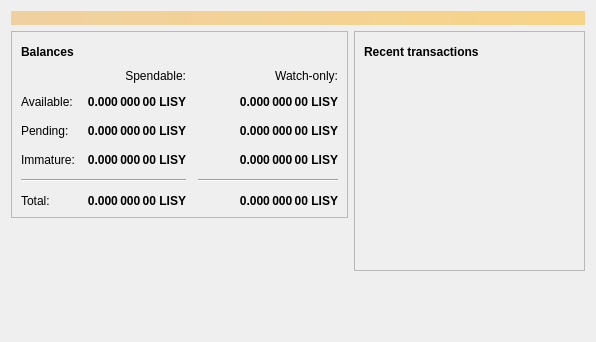
<?xml version="1.0" encoding="UTF-8"?>
<ui version="4.0">
 <class>OverviewPage</class>
 <widget class="QWidget" name="OverviewPage">
  <property name="geometry">
   <rect>
    <x>0</x>
    <y>0</y>
    <width>596</width>
    <height>342</height>
   </rect>
  </property>
  <property name="windowTitle">
   <string>Form</string>
  </property>
  <layout class="QVBoxLayout" name="topLayout">
   <item>
    <widget class="QLabel" name="labelAlerts">
     <property name="visible">
      <bool>false</bool>
     </property>
     <property name="styleSheet">
      <string notr="true">QLabel { background-color: qlineargradient(x1: 0, y1: 0, x2: 1, y2: 0, stop:0 #F0D0A0, stop:1 #F8D488); color:#000000; }</string>
     </property>
     <property name="wordWrap">
      <bool>true</bool>
     </property>
     <property name="margin">
      <number>3</number>
     </property>
     <property name="textInteractionFlags">
      <set>Qt::TextSelectableByMouse</set>
     </property>
    </widget>
   </item>
   <item>
    <layout class="QHBoxLayout" name="horizontalLayout" stretch="1,1">
     <item>
      <layout class="QVBoxLayout" name="verticalLayout_2">
       <item>
        <widget class="QFrame" name="frame">
         <property name="frameShape">
          <enum>QFrame::StyledPanel</enum>
         </property>
         <property name="frameShadow">
          <enum>QFrame::Raised</enum>
         </property>
         <layout class="QVBoxLayout" name="verticalLayout_4">
          <item>
           <layout class="QHBoxLayout" name="horizontalLayout_4">
            <item>
             <widget class="QLabel" name="label_5">
              <property name="font">
               <font>
                <weight>75</weight>
                <bold>true</bold>
               </font>
              </property>
              <property name="text">
               <string>Balances</string>
              </property>
             </widget>
            </item>
            <item>
             <widget class="QPushButton" name="labelWalletStatus">
              <property name="enabled">
               <bool>true</bool>
              </property>
              <property name="maximumSize">
               <size>
                <width>30</width>
                <height>16777215</height>
               </size>
              </property>
              <property name="toolTip">
               <string>The displayed information may be out of date. Your wallet automatically synchronizes with the LISYNetwork network after a connection is established, but this process has not completed yet.</string>
              </property>
              <property name="text">
               <string/>
              </property>
              <property name="icon">
               <iconset resource="../lisynetwork.qrc">
                <normaloff>:/icons/warning</normaloff>
                <disabledoff>:/icons/warning</disabledoff>:/icons/warning</iconset>
              </property>
              <property name="iconSize">
               <size>
                <width>24</width>
                <height>24</height>
               </size>
              </property>
              <property name="flat">
               <bool>true</bool>
              </property>
             </widget>
            </item>
            <item>
             <spacer name="horizontalSpacer_3">
              <property name="orientation">
               <enum>Qt::Horizontal</enum>
              </property>
              <property name="sizeHint" stdset="0">
               <size>
                <width>40</width>
                <height>20</height>
               </size>
              </property>
             </spacer>
            </item>
           </layout>
          </item>
          <item>
           <layout class="QGridLayout" name="gridLayout">
            <property name="spacing">
             <number>12</number>
            </property>
            <item row="2" column="2">
             <widget class="QLabel" name="labelWatchPending">
              <property name="font">
               <font>
                <weight>75</weight>
                <bold>true</bold>
               </font>
              </property>
              <property name="cursor">
               <cursorShape>IBeamCursor</cursorShape>
              </property>
              <property name="toolTip">
               <string>Unconfirmed transactions to watch-only addresses</string>
              </property>
              <property name="text">
               <string notr="true">0.000 000 00 LISY</string>
              </property>
              <property name="alignment">
               <set>Qt::AlignRight|Qt::AlignTrailing|Qt::AlignVCenter</set>
              </property>
              <property name="textInteractionFlags">
               <set>Qt::LinksAccessibleByMouse|Qt::TextSelectableByKeyboard|Qt::TextSelectableByMouse</set>
              </property>
             </widget>
            </item>
            <item row="2" column="1">
             <widget class="QLabel" name="labelUnconfirmed">
              <property name="font">
               <font>
                <weight>75</weight>
                <bold>true</bold>
               </font>
              </property>
              <property name="cursor">
               <cursorShape>IBeamCursor</cursorShape>
              </property>
              <property name="toolTip">
               <string>Total of transactions that have yet to be confirmed, and do not yet count toward the spendable balance</string>
              </property>
              <property name="text">
               <string notr="true">0.000 000 00 LISY</string>
              </property>
              <property name="alignment">
               <set>Qt::AlignRight|Qt::AlignTrailing|Qt::AlignVCenter</set>
              </property>
              <property name="textInteractionFlags">
               <set>Qt::LinksAccessibleByMouse|Qt::TextSelectableByKeyboard|Qt::TextSelectableByMouse</set>
              </property>
             </widget>
            </item>
            <item row="3" column="2">
             <widget class="QLabel" name="labelWatchImmature">
              <property name="font">
               <font>
                <weight>75</weight>
                <bold>true</bold>
               </font>
              </property>
              <property name="cursor">
               <cursorShape>IBeamCursor</cursorShape>
              </property>
              <property name="toolTip">
               <string>Mined balance in watch-only addresses that has not yet matured</string>
              </property>
              <property name="text">
               <string notr="true">0.000 000 00 LISY</string>
              </property>
              <property name="alignment">
               <set>Qt::AlignRight|Qt::AlignTrailing|Qt::AlignVCenter</set>
              </property>
              <property name="textInteractionFlags">
               <set>Qt::LinksAccessibleByMouse|Qt::TextSelectableByKeyboard|Qt::TextSelectableByMouse</set>
              </property>
             </widget>
            </item>
            <item row="4" column="0" colspan="2">
             <widget class="Line" name="line">
              <property name="orientation">
               <enum>Qt::Horizontal</enum>
              </property>
             </widget>
            </item>
            <item row="4" column="2">
             <widget class="Line" name="lineWatchBalance">
              <property name="sizePolicy">
               <sizepolicy hsizetype="Preferred" vsizetype="Fixed">
                <horstretch>0</horstretch>
                <verstretch>0</verstretch>
               </sizepolicy>
              </property>
              <property name="minimumSize">
               <size>
                <width>140</width>
                <height>0</height>
               </size>
              </property>
              <property name="orientation">
               <enum>Qt::Horizontal</enum>
              </property>
             </widget>
            </item>
            <item row="5" column="0">
             <widget class="QLabel" name="labelTotalText">
              <property name="text">
               <string>Total:</string>
              </property>
             </widget>
            </item>
            <item row="3" column="1">
             <widget class="QLabel" name="labelImmature">
              <property name="font">
               <font>
                <weight>75</weight>
                <bold>true</bold>
               </font>
              </property>
              <property name="cursor">
               <cursorShape>IBeamCursor</cursorShape>
              </property>
              <property name="toolTip">
               <string>Mined balance that has not yet matured</string>
              </property>
              <property name="text">
               <string notr="true">0.000 000 00 LISY</string>
              </property>
              <property name="alignment">
               <set>Qt::AlignRight|Qt::AlignTrailing|Qt::AlignVCenter</set>
              </property>
              <property name="textInteractionFlags">
               <set>Qt::LinksAccessibleByMouse|Qt::TextSelectableByKeyboard|Qt::TextSelectableByMouse</set>
              </property>
             </widget>
            </item>
            <item row="2" column="3">
             <spacer name="horizontalSpacer_2">
              <property name="orientation">
               <enum>Qt::Horizontal</enum>
              </property>
              <property name="sizeHint" stdset="0">
               <size>
                <width>40</width>
                <height>20</height>
               </size>
              </property>
             </spacer>
            </item>
            <item row="3" column="0">
             <widget class="QLabel" name="labelImmatureText">
              <property name="text">
               <string>Immature:</string>
              </property>
             </widget>
            </item>
            <item row="5" column="1">
             <widget class="QLabel" name="labelTotal">
              <property name="font">
               <font>
                <weight>75</weight>
                <bold>true</bold>
               </font>
              </property>
              <property name="cursor">
               <cursorShape>IBeamCursor</cursorShape>
              </property>
              <property name="toolTip">
               <string>Your current total balance</string>
              </property>
              <property name="text">
               <string notr="true">0.000 000 00 LISY</string>
              </property>
              <property name="alignment">
               <set>Qt::AlignRight|Qt::AlignTrailing|Qt::AlignVCenter</set>
              </property>
              <property name="textInteractionFlags">
               <set>Qt::LinksAccessibleByMouse|Qt::TextSelectableByKeyboard|Qt::TextSelectableByMouse</set>
              </property>
             </widget>
            </item>
            <item row="5" column="2">
             <widget class="QLabel" name="labelWatchTotal">
              <property name="font">
               <font>
                <weight>75</weight>
                <bold>true</bold>
               </font>
              </property>
              <property name="cursor">
               <cursorShape>IBeamCursor</cursorShape>
              </property>
              <property name="toolTip">
               <string>Current total balance in watch-only addresses</string>
              </property>
              <property name="text">
               <string notr="true">0.000 000 00 LISY</string>
              </property>
              <property name="alignment">
               <set>Qt::AlignRight|Qt::AlignTrailing|Qt::AlignVCenter</set>
              </property>
              <property name="textInteractionFlags">
               <set>Qt::LinksAccessibleByMouse|Qt::TextSelectableByKeyboard|Qt::TextSelectableByMouse</set>
              </property>
             </widget>
            </item>
            <item row="0" column="2">
             <widget class="QLabel" name="labelWatchonly">
              <property name="text">
               <string>Watch-only:</string>
              </property>
              <property name="alignment">
               <set>Qt::AlignRight|Qt::AlignTrailing|Qt::AlignVCenter</set>
              </property>
             </widget>
            </item>
            <item row="1" column="0">
             <widget class="QLabel" name="labelBalanceText">
              <property name="text">
               <string>Available:</string>
              </property>
             </widget>
            </item>
            <item row="1" column="1">
             <widget class="QLabel" name="labelBalance">
              <property name="font">
               <font>
                <weight>75</weight>
                <bold>true</bold>
               </font>
              </property>
              <property name="cursor">
               <cursorShape>IBeamCursor</cursorShape>
              </property>
              <property name="toolTip">
               <string>Your current spendable balance</string>
              </property>
              <property name="text">
               <string notr="true">0.000 000 00 LISY</string>
              </property>
              <property name="alignment">
               <set>Qt::AlignRight|Qt::AlignTrailing|Qt::AlignVCenter</set>
              </property>
              <property name="textInteractionFlags">
               <set>Qt::LinksAccessibleByMouse|Qt::TextSelectableByKeyboard|Qt::TextSelectableByMouse</set>
              </property>
             </widget>
            </item>
            <item row="1" column="2">
             <widget class="QLabel" name="labelWatchAvailable">
              <property name="font">
               <font>
                <weight>75</weight>
                <bold>true</bold>
               </font>
              </property>
              <property name="cursor">
               <cursorShape>IBeamCursor</cursorShape>
              </property>
              <property name="toolTip">
               <string>Your current balance in watch-only addresses</string>
              </property>
              <property name="text">
               <string notr="true">0.000 000 00 LISY</string>
              </property>
              <property name="alignment">
               <set>Qt::AlignRight|Qt::AlignTrailing|Qt::AlignVCenter</set>
              </property>
              <property name="textInteractionFlags">
               <set>Qt::LinksAccessibleByMouse|Qt::TextSelectableByKeyboard|Qt::TextSelectableByMouse</set>
              </property>
             </widget>
            </item>
            <item row="2" column="0">
             <widget class="QLabel" name="labelPendingText">
              <property name="text">
               <string>Pending:</string>
              </property>
             </widget>
            </item>
            <item row="0" column="1">
             <widget class="QLabel" name="labelSpendable">
              <property name="text">
               <string>Spendable:</string>
              </property>
              <property name="alignment">
               <set>Qt::AlignRight|Qt::AlignTrailing|Qt::AlignVCenter</set>
              </property>
             </widget>
            </item>
           </layout>
          </item>
         </layout>
        </widget>
       </item>
       <item>
        <spacer name="verticalSpacer">
         <property name="orientation">
          <enum>Qt::Vertical</enum>
         </property>
         <property name="sizeHint" stdset="0">
          <size>
           <width>20</width>
           <height>40</height>
          </size>
         </property>
        </spacer>
       </item>
      </layout>
     </item>
     <item>
      <layout class="QVBoxLayout" name="verticalLayout_3">
       <item>
        <widget class="QFrame" name="frame_2">
         <property name="frameShape">
          <enum>QFrame::StyledPanel</enum>
         </property>
         <property name="frameShadow">
          <enum>QFrame::Raised</enum>
         </property>
         <layout class="QVBoxLayout" name="verticalLayout">
          <item>
           <layout class="QHBoxLayout" name="horizontalLayout_2">
            <item>
             <widget class="QLabel" name="label_4">
              <property name="font">
               <font>
                <weight>75</weight>
                <bold>true</bold>
               </font>
              </property>
              <property name="text">
               <string>Recent transactions</string>
              </property>
             </widget>
            </item>
            <item>
             <widget class="QPushButton" name="labelTransactionsStatus">
              <property name="enabled">
               <bool>true</bool>
              </property>
              <property name="maximumSize">
               <size>
                <width>30</width>
                <height>16777215</height>
               </size>
              </property>
              <property name="toolTip">
               <string>The displayed information may be out of date. Your wallet automatically synchronizes with the LISYNetwork network after a connection is established, but this process has not completed yet.</string>
              </property>
              <property name="text">
               <string/>
              </property>
              <property name="icon">
               <iconset resource="../lisynetwork.qrc">
                <normaloff>:/icons/warning</normaloff>
                <disabledoff>:/icons/warning</disabledoff>:/icons/warning</iconset>
              </property>
              <property name="iconSize">
               <size>
                <width>24</width>
                <height>24</height>
               </size>
              </property>
              <property name="flat">
               <bool>true</bool>
              </property>
             </widget>
            </item>
            <item>
             <spacer name="horizontalSpacer">
              <property name="orientation">
               <enum>Qt::Horizontal</enum>
              </property>
              <property name="sizeHint" stdset="0">
               <size>
                <width>40</width>
                <height>20</height>
               </size>
              </property>
             </spacer>
            </item>
           </layout>
          </item>
          <item>
           <widget class="QListView" name="listTransactions">
            <property name="styleSheet">
             <string notr="true">QListView { background: transparent; }</string>
            </property>
            <property name="frameShape">
             <enum>QFrame::NoFrame</enum>
            </property>
            <property name="verticalScrollBarPolicy">
             <enum>Qt::ScrollBarAlwaysOff</enum>
            </property>
            <property name="horizontalScrollBarPolicy">
             <enum>Qt::ScrollBarAlwaysOff</enum>
            </property>
            <property name="selectionMode">
             <enum>QAbstractItemView::NoSelection</enum>
            </property>
           </widget>
          </item>
         </layout>
        </widget>
       </item>
       <item>
        <spacer name="verticalSpacer_2">
         <property name="orientation">
          <enum>Qt::Vertical</enum>
         </property>
         <property name="sizeHint" stdset="0">
          <size>
           <width>20</width>
           <height>40</height>
          </size>
         </property>
        </spacer>
       </item>
      </layout>
     </item>
    </layout>
   </item>
  </layout>
 </widget>
 <resources/>
 <connections/>
</ui>
